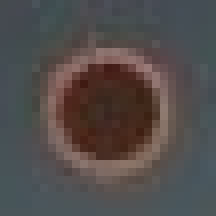
#> input picture tools/enhancement-templates/circle.png, 27 x 27 px (shown 8 times larger)
$ python -i build-enhancement-slots.py   (imports and definitions only)
#> lines starting #> are read from the running program, lines starting #| are printed output that depends on the picture
#> further down, picture is the input picture: shape (27, 27, 3); mean B, G, R 75.7, 76.7, 82.3
"""Builds scripts/games/card_enhancement_slots.js: where the enhancement markers (square, diamond, diamondPlus, circle) sit on the ability card pictures.

The card code lists the markers of a card (`enhancement: [square]` on an action, the `x` hexes of an area pattern) but not where they are.
This finds them in the card pictures by template matching (templates in tools/enhancement-templates, cut from Wildfury cards) and checks the result
against the card code: the number of markers and their shapes must agree, else the card is left out and listed in tools/enhancement-slots-report.txt.

Usage: python tools/build-enhancement-slots.py [--bootstrap] [--assets DIR] [--folder confirmed] [--debug DIR] [class code ...]
       python tools/build-enhancement-slots.py --overrides-only      apply import/enhancement-overrides.json to the existing output, no detection (a second)
  --bootstrap  first build the class's own templates (tools/enhancement-templates/<class code>/) from the card pictures
  --assets  local clone of Sadgit-HL/Wordhaven_Assets (default D:/github/Wordhaven_Assets)
  --folder  card-code-current subfolder to read (default confirmed)
  --debug   directory for one overlay picture per card (markers boxed in green)

Output: ENHANCE_SLOTS[card id] = [ { x, y, k, h } ... ] in reading order (rows top to bottom, left to right):
  x, y  centre as fractions of the card width and height, 4 decimals
  k     shape: square, diamond, diamondPlus or circle (as found in the picture; a hex dot of an area pattern shows whatever shape it is drawn with)
  h     't' top half, 'b' bottom half
Checks: the shapes of the card code's enhancement entries must all be found, and the markers left over must equal the number of `x` hexes in the area patterns.
"""
import glob, importlib.util, json, os, re, sys
import cv2
import numpy as np

HERE = os.path.dirname(os.path.abspath(__file__))
ROOT = os.path.abspath(os.path.join(HERE, '..'))
OUT = os.path.join(ROOT, 'scripts', 'games', 'card_enhancement_slots.js')
REPORT = os.path.join(HERE, 'enhancement-slots-report.txt')
OVERRIDES = os.path.join(ROOT, 'import', 'enhancement-overrides.json')      # decisions made in tools/review/index.html: { card id: { status, markers, note } }


# [5 lines left out: function load_overrides, not called in this run]
REVIEW = os.path.join(HERE, 'review', 'review-data.json')          # what the review page shows: every card with its expected and detected markers
W0, R0, THR, THR_CLASS = 750.0, 13, 0.72, 0.85     # reference picture width, template half size, match threshold (generic seeds, class templates: real markers score 0.88 and up, letters and pill edges 0.72 to 0.79)

spec = importlib.util.spec_from_file_location('tokenslots', os.path.join(HERE, 'build-token-slots.py'))
# [1 line not run here, left out]
spec2 = importlib.util.spec_from_file_location('ccc', os.path.join(HERE, 'convert-card-code.py'))
# [1 line not run here, left out]


def bandpass(im):
    """Grayscale band-pass (difference of Gaussians): removes the class colour and the background shading, keeps the outline and fill of the small markers."""
    g = cv2.cvtColor(im, cv2.COLOR_BGR2GRAY).astype(np.float32)
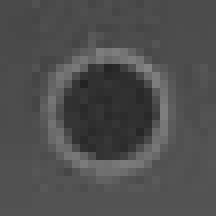
#> g: shape (27, 27) float32 (shown 8 times larger); min 36, max 131, mean 78.2
    return cv2.GaussianBlur(g, (0, 0), 0.8) - cv2.GaussianBlur(g, (0, 0), 5)
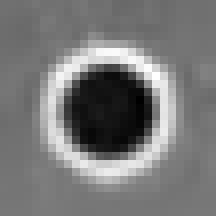
#> returned value: shape (27, 27) float32 (shown 8 times larger); min -27.92, max 30.8, mean -0.1; drawn with min black and max white


MATCH = 'bgr'                                         # what the templates are matched on: 'bgr' (class colours, the per-class templates) or 'bp' (band-pass, the generic seed templates)
KINDS = ('square', 'diamond', 'diamondPlus', 'circle')
ENH_TOKEN = re.compile(r'%enh(?:ancement)?-(square|circle|diamondPlus|diamond|plus)%')
CONTRAST = (6.0, 40.0)                                 # band-pass standard deviation of a marker crop (seen: 8 to 33)


def prep(im, mode):
    return bandpass(im) if mode == 'bp' else im


# [9 lines left out: function load_templates, not called in this run]


def class_dir(cls): return cls['code']


# [19 lines left out: function expected, not called in this run]


def scale(im):
    k = W0 / im.shape[1]
    return cv2.resize(im, None, fx=k, fy=k, interpolation=cv2.INTER_CUBIC) if abs(k - 1) > 0.01 else im


def in_zone(x, y, w, h):
    return not (y < 0.105 * h or y > 0.952 * h or x < 0.06 * w or x > 0.94 * w or 0.48 * h < y < 0.59 * h)      # header, edges, footer, initiative band


# [364 lines left out: functions candidates, nms, expected_raw, load_md, on_badge, ring_marker and 11 more, not called in this run]


# [2 lines not run here, left out]

>>> import cv2
>>> picture = cv2.imread('enhancement-templates/circle.png')
>>> result = bandpass(picture)
